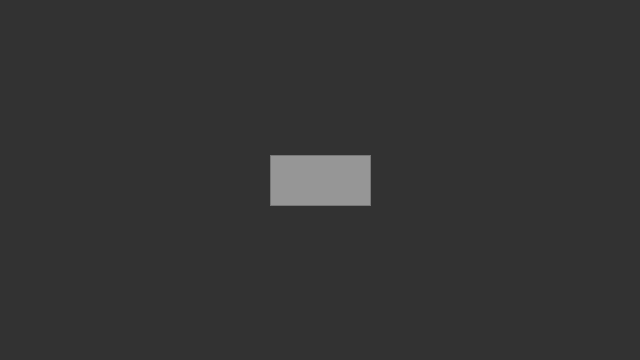
Frame 1 (no input)
Frame 60 (the mouse pressed at the canvas centre just before this capture): identical to frame 1, image omitted
Frame 120 (the mouse held since frame 60 and released just before this capture): identical to frame 1, image omitted

The Processing sketch that drew this single still picture (run headless with seeded random() and noise(); from frame 60 on, the mouse is pressed at the canvas centre):

// Processing sketch: sketch_191018b
// ── sketch_191018b.pde
void setup() {
  //set the size of the window
  size(640, 360);
};

void draw () {  
  //Background
  background(50);

  //A rectangle
  fill(150);
  stroke(120);
  rectMode(CENTER);
  ;
  rect(320, 180, 100, 50);
};
